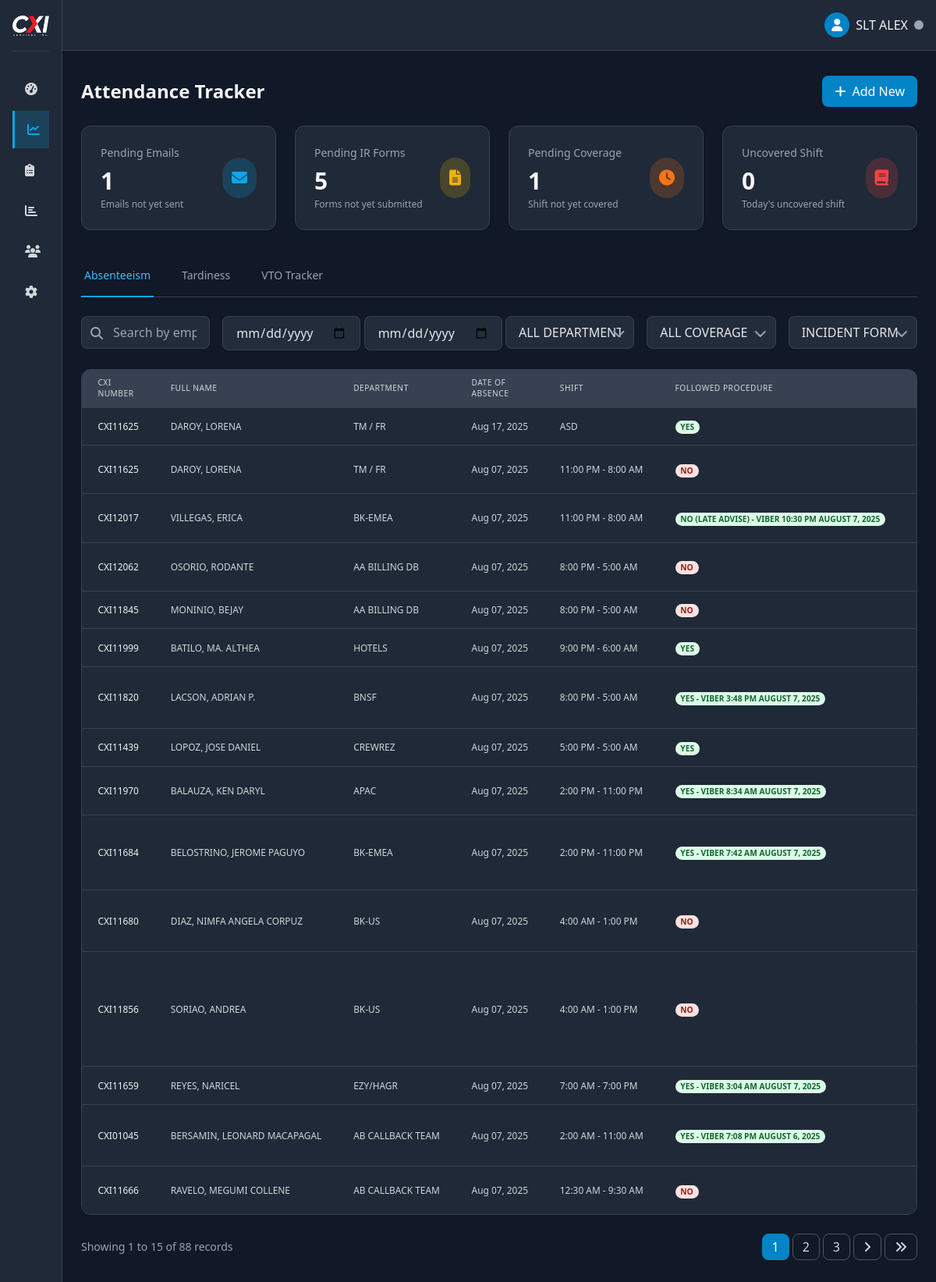
The page /admin/attendance.php (signed in) on the database its author committed.
### tables this page shows
CREATE TABLE `absenteeism` (
  `id` int(11) NOT NULL,
  `month` varchar(20) NOT NULL,
  `employee_id` varchar(50) NOT NULL,
  `full_name` varchar(100) NOT NULL,
  `department` varchar(100) NOT NULL,
  `supervisor` varchar(100) NOT NULL,
  `operation_manager` varchar(100) NOT NULL,
  `email` varchar(100) DEFAULT NULL,
  `date_of_absent` date NOT NULL,
  `follow_call_in_procedure` varchar(100) NOT NULL,
  `sanction` enum('ABSENCE','ABSENCE / CWD','ABSENCE / NCNS','ABSENCE / NCNS (LATE ADVISE)','ABSENCE / NCNS / CWD','ABSENCE / NCNS / CWD (LATE ADVISE)','PVL') DEFAULT NULL,
  `reason` text NOT NULL,
  `coverage` varchar(100) DEFAULT NULL,
  `coverage_type` enum('-','NO NEED','TRAINEE','BACK UP','PENDING','DSOT','RDOT','AGENT MODE','PVL') NOT NULL,
  `shift` varchar(50) NOT NULL,
  `ir_form` varchar(100) DEFAULT NULL,
  `timestamp` varchar(20) DEFAULT NULL,
  `sub_name` varchar(50) NOT NULL,
  `created_at` datetime DEFAULT current_timestamp(),
  `email_sent` tinyint(1) DEFAULT 0,
  `email_sent_at` varchar(20) DEFAULT NULL
);

### admin/partials/attendance_table.php (the view, shortened to what this page needs)
<?php
require_once __DIR__ . '/../../includes/functions.php';
$page = isset($_POST['page']) ? (int)$_POST['page'] : (isset($_GET['page']) ? (int)$_GET['page'] : 1);
$type = isset($_POST['type']) ? $_POST['type'] : (isset($_GET['tab']) ? $_GET['tab'] : 'absenteeism');
if (!isset($table)) {
    $table = ($type === 'tardiness') ? 'tardiness' : ($type === 'vto' ? 'vto_tracker' : 'absenteeism');
}
if (!isset($perPage)) $perPage = 15;
$whereClauses = [];
$searchQuery = empty($whereClauses) ? '' : 'WHERE ' . implode(' AND ', $whereClauses);
try {
    $countStmt = $pdo->prepare("SELECT COUNT(*) FROM $table $searchQuery");
    $countStmt->execute();
    $totalRecords = $countStmt->fetchColumn();
} catch (PDOException $e) {
    $totalRecords = 0;
}
$totalPages = ceil($totalRecords / $perPage);
$page = min($page, $totalPages);
$offset = ($page - 1) * $perPage;
try {
    $query = "SELECT * FROM $table $searchQuery ORDER BY created_at DESC LIMIT :limit OFFSET :offset";
    $stmt = $pdo->prepare($query);
    $stmt->bindValue(':limit', $perPage, PDO::PARAM_INT);
    $stmt->bindValue(':offset', $offset, PDO::PARAM_INT);
    $stmt->execute();
    $records = $stmt->fetchAll();
} catch (PDOException $e) {
    $records = [];
}
?>
<div class="bg-gray-800 rounded-xl border border-gray-700 overflow-hidden shadow">
    <div class="overflow-x-auto">
        <table class="min-w-full divide-y divide-gray-700 w-full" style="zoom:85%">
            <thead class="bg-gray-700">
                <tr>
                    <th scope="col" class="px-6 py-3 text-left text-xs font-medium text-gray-300 uppercase tracking-wider">CXI Number</th>
                    <th scope="col" class="px-6 py-3 text-left text-xs font-medium text-gray-300 uppercase tracking-wider">Full Name</th>
                    <th scope="col" class="px-6 py-3 text-left text-xs font-medium text-gray-300 uppercase tracking-wider">Department</th>
                    <?php if ($type === 'absenteeism'): ?>
                        <th scope="col" class="px-6 py-3 text-left text-xs font-medium text-gray-300 uppercase tracking-wider">Date of Absence</th>
                        <th scope="col" class="px-6 py-3 text-left text-xs font-medium text-gray-300 uppercase tracking-wider">Shift</th>
                        <th scope="col" class="px-6 py-3 text-left text-xs font-medium text-gray-300 uppercase tracking-wider">Followed Procedure</th>
                        <th scope="col" class="px-6 py-3 text-left text-xs font-medium text-gray-300 uppercase tracking-wider">Coverage</th>
                    <?php endif; ?>
                </tr>
            </thead>
            <tbody class="bg-gray-800 divide-y divide-gray-700">
                <?php if (empty($records)): ?>
                    <tr>
                        <td colspan="<?= $type === 'absenteeism' ? 14 : ($type === 'tardiness' ? 14 : 14) ?>" class="px-6 py-4 text-center text-gray-400">
                            No records found
                        </td>
                    </tr>
                <?php else: ?>
                    <?php foreach ($records as $record): ?>
                    <?php if ($type === 'vto'): ?>
                        <tr class="hover:bg-gray-700/50">
                            <td class="px-6 py-4 whitespace-nowrap">
                                <div class="text-sm font-medium text-gray-100" style="text-transform: uppercase;"><?= htmlspecialchars($record['employee_id'] ?? '') ?></div>
                            </td>
                            <td class="px-6 py-4 whitespace-nowrap">
                                <div class="text-sm text-gray-300" style="text-transform: uppercase;"><?= htmlspecialchars($record['full_name'] ?? '') ?></div>
                            </td>
                            <td class="px-6 py-4 whitespace-nowrap">
                                <div class="text-sm text-gray-300" style="text-transform: uppercase;"><?= htmlspecialchars($record['department'] ?? '') ?></div>
                            </td>
                            <td class="px-6 py-4 whitespace-nowrap">
                                <div class="text-sm text-gray-300"><?= isset($record['shift_date']) ? date('M d, Y', strtotime($record['shift_date'])) : '' ?></div>
                            </td>
                            <td class="px-6 py-4 whitespace-nowrap">
                                <div class="text-sm text-gray-300"><?= htmlspecialchars($record['shift'] ?? '') ?></div>
                            </td>
                            <td class="px-6 py-4 whitespace-nowrap">
                                <div class="text-sm text-gray-300"><?= htmlspecialchars($record['time_in'] ?? '') ?></div>
                            </td>
                            <td class="px-6 py-4 whitespace-nowrap">
                                <div class="text-sm text-gray-300"><?= htmlspecialchars($record['time_out'] ?? '') ?></div>
                            </td>
                            <td class="px-6 py-4 whitespace-nowrap">
                                <div class="text-sm text-gray-300"><?= htmlspecialchars($record['mins_of_work'] ?? '') ?></div>
                            </td>
                            <td class="px-6 py-4 whitespace-nowrap">
                                <div class="text-sm text-gray-300"><?= htmlspecialchars($record['vto_mins'] ?? '') ?></div>
                            </td>
                            <td class="px-6 py-4 whitespace-nowrap">
                                <span class="px-2 inline-flex text-xs leading-5 font-semibold rounded-full bg-blue-100 text-blue-800">
                                    <?= htmlspecialchars($record['vto_type'] ?? '') ?>
                                </span>
                            </td>
                            <td class="px-6 py-4 whitespace-nowrap">
                                <div class="text-sm text-gray-300"><?= htmlspecialchars($record['sub_name'] ?? '') ?></div>
                            </td>
                            <td class="px-6 py-4 whitespace-nowrap">
                                <div class="text-sm text-gray-300"><?= isset($record['timestamp']) ? date('g:i A', strtotime($record['timestamp'])) : '' ?></div>
                            </td>
                            <td class="px-6 py-4 whitespace-nowrap text-right text-sm font-medium">
                                <a href="vto_form.php?id=<?= $record['id'] ?? '' ?>" title="Edit record" class="text-primary-500 hover:text-primary-400 mr-3">
                                    <i class="fas fa-edit"></i>
                                </a>
                                <a href="#" onclick="event.preventDefault(); showHistoryModal(<?= $record['id'] ?? '' ?>, 'vto')" title="View History" class="text-purple-500 hover:text-purple-400 mr-3">
                                    <i class="fas fa-history"></i>
                                </a>
                                <a href="#" onclick="event.preventDefault(); showDeleteModal(<?= $record['id'] ?? '' ?>, 'vto')" class="text-red-500 hover:text-red-400" title="Delete record">
                                    <i class="fas fa-trash"></i>
                                </a>
                            </td>
                        </tr>
                    <?php else: ?>
                        <tr class="hover:bg-gray-700/50">
                            <td class="px-6 py-4 whitespace-nowrap">
                                <div class="text-sm font-medium text-gray-100" style="text-transform: uppercase;"><?= htmlspecialchars($record['employee_id']) ?></div>
                            </td>
                            <td class="px-6 py-4 whitespace-nowrap">
                                <div class="text-sm text-gray-300" style="text-transform: uppercase;"><?= htmlspecialchars($record['full_name']) ?></div>
                            </td>
                            <td class="px-6 py-4 whitespace-nowrap">
                                <div class="text-sm text-gray-300" style="text-transform: uppercase;"><?= htmlspecialchars($record['department']) ?></div>
                            </td>
                            <?php if ($type === 'absenteeism'): ?>
                                <td class="px-6 py-4 whitespace-nowrap">
                                    <div class="text-sm text-gray-300"><?= date('M d, Y', strtotime($record['date_of_absent'])) ?></div>
                                </td>
                                <td class="px-6 py-4 whitespace-nowrap">
                                    <div class="text-sm text-gray-300"><?= htmlspecialchars($record['shift']) ?></div>
                                </td>
                                <td class="px-6 py-4 whitespace-nowrap">
                                    <span class="px-2 inline-flex text-xs leading-5 font-semibold rounded-full <?= $record['follow_call_in_procedure'] === 'NO' ? 'bg-red-100 text-red-800' : 'bg-green-100 text-green-800' ?>">
                                        <?= $record['follow_call_in_procedure'] ?>
                                    </span>
                                </td>
                                <td class="px-6 py-4">
                                </td>
                            <?php endif; ?>
                        </tr>
                    <?php endif; ?>
                    <?php endforeach; ?>
                <?php endif; ?>
            </tbody>
        </table>
    </div>
</div>
<?php if ($totalPages > 1): ?>
<div class="mt-6 flex items-center justify-between">
    <div class="text-sm text-gray-400">
        Showing <?= ($offset + 1) ?> to <?= min($offset + $perPage, $totalRecords) ?> of <?= $totalRecords ?> records
    </div>
    <div class="flex gap-1">
        <?php
        $startPage = max(1, $page - 2);
        $endPage = min($totalPages, $page + 2);
        for ($i = $startPage; $i <= $endPage; $i++): ?>
            <a href="#" data-page="<?= $i ?>" class="pagination-link px-3 py-1 rounded-lg border <?= $i == $page ? 'bg-primary-600 border-primary-600 text-white' : 'border-gray-600 text-gray-300 hover:bg-gray-700' ?>">
                <?= $i ?>
            </a>
        <?php endfor; ?>
        <?php if ($page < $totalPages): ?>
            <a href="#" data-page="<?= $page + 1 ?>" class="pagination-link px-3 py-1 rounded-lg border border-gray-600 text-gray-300 hover:bg-gray-700">
                <i class="fas fa-angle-right"></i>
            </a>
            <a href="#" data-page="<?= $totalPages ?>" class="pagination-link px-3 py-1 rounded-lg border border-gray-600 text-gray-300 hover:bg-gray-700">
                <i class="fas fa-angle-double-right"></i>
            </a>
        <?php endif; ?>
    </div>
</div>
<?php endif; ?>

### rows shown on the page
absenteeism: employee "CXI11625", full_name "DAROY, LORENA", department "TM / FR", date_of_absent "Aug 17, 2025", shift "ASD", follow_call_in_procedure "YES"
absenteeism: employee "CXI11625", full_name "DAROY, LORENA", department "TM / FR", date_of_absent "Aug 07, 2025", shift "11:00 PM - 8:00 AM", follow_call_in_procedure "NO"
absenteeism: employee "CXI12017", full_name "VILLEGAS, ERICA", department "BK-EMEA", date_of_absent "Aug 07, 2025", shift "11:00 PM - 8:00 AM", follow_call_in_procedure "NO (LATE ADVISE) - VIBER 10:30 PM AUGUST 7, 2025"
absenteeism: employee "CXI12062", full_name "OSORIO, RODANTE", department "AA BILLING DB", date_of_absent "Aug 07, 2025", shift "8:00 PM - 5:00 AM", follow_call_in_procedure "NO"
absenteeism: employee "CXI11845", full_name "MONINIO, BEJAY", department "AA BILLING DB", date_of_absent "Aug 07, 2025", shift "8:00 PM - 5:00 AM", follow_call_in_procedure "NO"
absenteeism: employee "CXI11999", full_name "BATILO, MA. ALTHEA", department "HOTELS", date_of_absent "Aug 07, 2025", shift "9:00 PM - 6:00 AM", follow_call_in_procedure "YES"
absenteeism: employee "CXI11820", full_name "LACSON, ADRIAN P.", department "BNSF", date_of_absent "Aug 07, 2025", shift "8:00 PM - 5:00 AM", follow_call_in_procedure "YES - VIBER 3:48 PM AUGUST 7, 2025"
absenteeism: employee "CXI11439", full_name "LOPOZ, JOSE DANIEL", department "CREWREZ", date_of_absent "Aug 07, 2025", shift "5:00 PM - 5:00 AM", follow_call_in_procedure "YES"
absenteeism: employee "CXI11970", full_name "BALAUZA, KEN DARYL", department "APAC", date_of_absent "Aug 07, 2025", shift "2:00 PM - 11:00 PM", follow_call_in_procedure "YES - VIBER 8:34 AM AUGUST 7, 2025"
absenteeism: employee "CXI11684", full_name "BELOSTRINO, JEROME PAGUYO", department "BK-EMEA", date_of_absent "Aug 07, 2025", shift "2:00 PM - 11:00 PM", follow_call_in_procedure "YES - VIBER 7:42 AM AUGUST 7, 2025"
absenteeism: employee "CXI11680", full_name "DIAZ, NIMFA ANGELA CORPUZ", department "BK-US", date_of_absent "Aug 07, 2025", shift "4:00 AM - 1:00 PM", follow_call_in_procedure "NO"
absenteeism: employee "CXI11856", full_name "SORIAO, ANDREA", department "BK-US", date_of_absent "Aug 07, 2025", shift "4:00 AM - 1:00 PM", follow_call_in_procedure "NO"
absenteeism: employee "CXI11659", full_name "REYES, NARICEL", department "EZY/HAGR", date_of_absent "Aug 07, 2025", shift "7:00 AM - 7:00 PM", follow_call_in_procedure "YES - VIBER 3:04 AM AUGUST 7, 2025"
absenteeism: employee "CXI01045", full_name "BERSAMIN, LEONARD MACAPAGAL", department "AB CALLBACK TEAM", date_of_absent "Aug 07, 2025", shift "2:00 AM - 11:00 AM", follow_call_in_procedure "YES - VIBER 7:08 PM AUGUST 6, 2025"
absenteeism: employee "CXI11666", full_name "RAVELO, MEGUMI COLLENE", department "AB CALLBACK TEAM", date_of_absent "Aug 07, 2025", shift "12:30 AM - 9:30 AM", follow_call_in_procedure "NO"

### other values the page prints
$_SESSION['nickname'] "SLT ALEX"
$stats['pending_emails'] "1"
$stats['pending_ir'] "5"
$stats['pending_coverage'] "1"
$stats['uncovered_shift'] "0"
$offset + 1 "1"
min($offset + $perPage, $totalRecords) "15"
$totalRecords "88"
